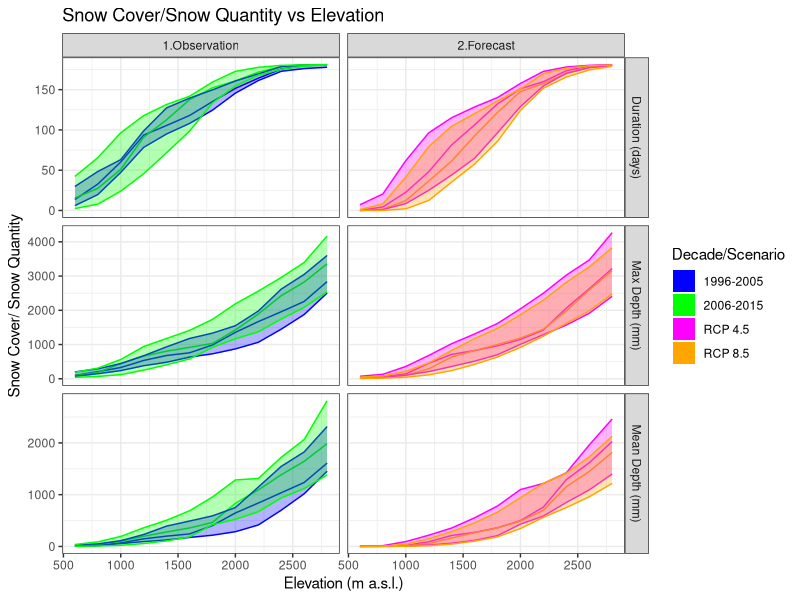

The R source for this figure:
## ---- chunk 1
knitr::opts_chunk$set(eval = TRUE)
knitr::opts_chunk$set(fig.cap = FALSE)
knitr::opts_knit$set(fig.cap = FALSE)
knitr::opts_template$set(fig.cap = FALSE)
knitr::opts_knit$set(unnamed.chunk.label = "fig")
## ---- chunk 2
library(stringi)
library(stringr)
some_text <- stri_rand_lipsum(1)
some_text <- "ciao" ##paste("**Image description**", "[@R-bookdown]", "<br/>", some_text)
figpath <- "resources/images/map/"
##years <- c(1990,1991,1992,1993,1995,1997,2002,2005,2006,2007,2014,2015)
years   <- c(2014,2015) ##c(1990,1991,1997,2002,2006,2007,2014,2015)[-1]
suffix  <- paste("OBS",years,sep="_")
years_rcp45   <- c(2014,2015)
suffix_rcp45  <- paste("RCP45",years_rcp45,sep="_")
years_rcp85   <- years_rcp45
suffix_rcp85  <- paste("RCP85",years_rcp85,sep="_")



##years <- c(paste(years-1,years,sep="-"),c(suffix_rcp45,suffix_rcp85) %>% str_replace_all("_","-") %>% unlist())
##suffix <- c(suffix,suffix_rcp45,suffix_rcp85)

snow_depth_mean_png <- "mean_%s_winter.png" %>% sprintf(suffix)
snow_depth_nday_png <- "nday_%s_winter.png" %>% sprintf(suffix)
years <- c(paste(years-1,years,sep="-"))

dat <- data.frame(
  year=years,
  "Snow Depth [mm]" = 
    paste0("![](", figpath,snow_depth_mean_png,"){#id .class height=100px}"),
  "Snow cover duration" =
     paste0("![](", figpath,snow_depth_nday_png,"){#id .class height=100px}")
##   paste0("![](", figpath, "nday_X2014_OBS_test.png){#id .class height=350px}"),
###   paste0("![](", figpath, "nday_X2014_OBS_test.png){#id .class height=350px}")[1]
   

  )

library(knitr)
kable(dat, col.names=c("Winter","Mean Depth [mm]","Duration [days]"),format = 'pandoc')
## ---- chunk 3


library(ggplot2)
title <- c("Duration (days)","Mean Depth (mm)","Max Depth (mm)")
oo2_1 <- read.table("resources/data/mean_altitude.csv",sep=",",header=TRUE)
oo2_1$variable <- title[2]
oo2_2 <- read.table("resources/data/max_altitude.csv",sep=",",header=TRUE)
oo2_2$variable <- title[3]
oo2_3 <- read.table("resources/data/nday_altitude.csv",sep=",",header=TRUE)
oo2_3$variable <- title[1]

oo2 <- rbind(oo2_1,oo2_2,oo2_3)

ggq <- ggplot(data = oo2, aes(x=altitude,y=median, by=decade, color=decade,fill=decade))+geom_line()
ggq <- ggq+ylab("Snow Cover/ Snow Quantity")+xlab("Elevation (m a.s.l.)")
## NO TITLE ggggq <- ggq+ggtitle(title)
ggq <- ggq+geom_ribbon(data = oo2, aes(x=altitude,ymax=q75,ymin=q25, color=decade,by=decade,alpha=decade))+scale_alpha_manual(name="Q25-Q75",values=c(0.3,0.3,0.3,0.3),breaks=NULL)

ggq <- ggq+scale_color_manual(name="Decade/Scenario",values=c("blue","green","magenta","orange"),breaks=NULL)
ggq <- ggq+scale_fill_manual(name="Decade/Scenario",values=c("blue","green","magenta","orange"))

ggq <- ggq+theme_bw()
ggq <- ggq+facet_grid(variable ~ scenario_type,scales="free_y")+ggtitle("Snow Cover/Snow Quantity vs Elevation")

show(ggq)
